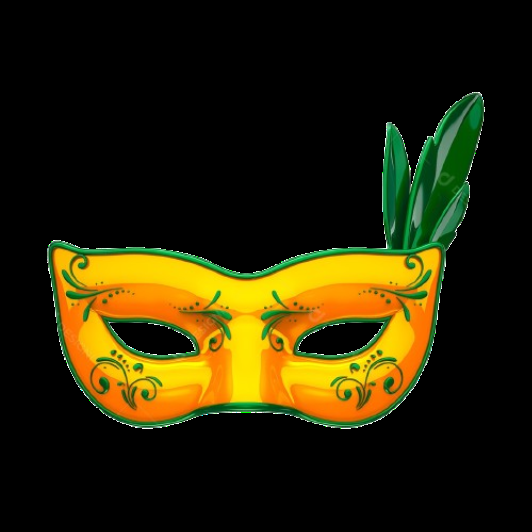
#> input picture image.png, 532 x 532 px, given in place of the camera
$ python aula_threshold.py
#> lines starting #> are read from the running program, lines starting #| are printed output that depends on the picture; after the words box and inside, x2 and y2 are one past the last pixel; in counts of white or black regions, pixels touching at a corner belong together
import cv2
import numpy as np

def nada(x):
    pass

def criar_histograma(imagem_gray):
    """Cria uma imagem do histograma da imagem em escala de cinza."""
    hist_h = 300
    hist_w = 512
    bin_w = int(round(hist_w / 256))

    hist_img = np.zeros((hist_h, hist_w, 3), dtype=np.uint8)

    hist = cv2.calcHist([imagem_gray], [0], None, [256], [0, 256])
    cv2.normalize(hist, hist, alpha=0, beta=hist_h, norm_type=cv2.NORM_MINMAX)

    for i in range(1, 256):
        cv2.line(hist_img,
                 (bin_w * (i - 1), hist_h - int(hist[i - 1])),
                 (bin_w * i, hist_h - int(hist[i])),
                 (255, 200, 0), 2)

    return hist_img

def main():
    cap = cv2.VideoCapture(0)

    if not cap.isOpened():
        print("Erro: Não foi possível acessar a webcam.")
        return

    cv2.namedWindow('Ajustes')

    cv2.createTrackbar('Limiar', 'Ajustes', 127, 255, nada)

    cv2.createTrackbar('Inverter', 'Ajustes', 0, 1, nada)

    print("Pressione 'q' para sair do programa.")

    while True:
        ret, frame = cap.read()
#> frame is the input picture: shape (532, 532, 3); mean B, G, R 5.2, 35.7, 41.8

        if not ret:
            print("Erro ao capturar imagem.")
            break

        gray = cv2.cvtColor(frame, cv2.COLOR_BGR2GRAY)
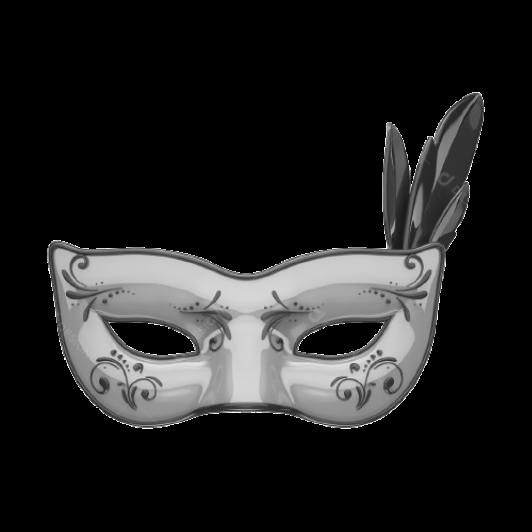
#> gray: shape (532, 532); min 0, max 255, mean 34

        valor_limiar = cv2.getTrackbarPos('Limiar', 'Ajustes')
        inverter = cv2.getTrackbarPos('Inverter', 'Ajustes')

        tipo_threshold = cv2.THRESH_BINARY
        if inverter == 1:
            tipo_threshold = cv2.THRESH_BINARY_INV

        ret_val, thresh_img = cv2.threshold(gray, valor_limiar, 255, tipo_threshold)
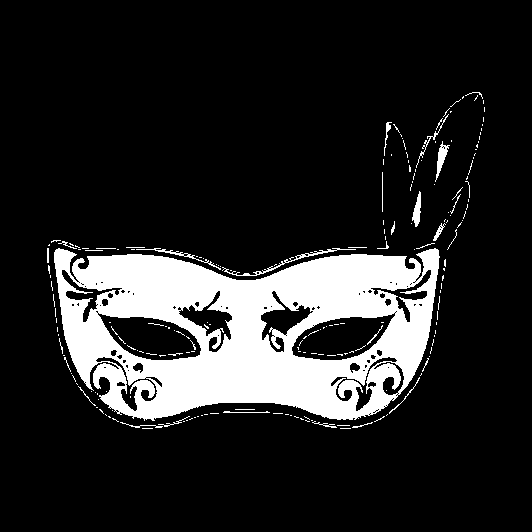
#> thresh_img: shape (532, 532); 15.5% white; 203 white regions (175 under 20 px), largest, box (x1, y1, x2, y2) and area: (54, 248, 440, 421) 41030, (222, 248, 356, 276) 316, (435, 141, 450, 182) 206
#> ret_val = 127


        texto = f"Limiar: {valor_limiar}"
        cv2.putText(thresh_img, texto, (10, 30), cv2.FONT_HERSHEY_SIMPLEX, 1, (255, 255, 255), 2)
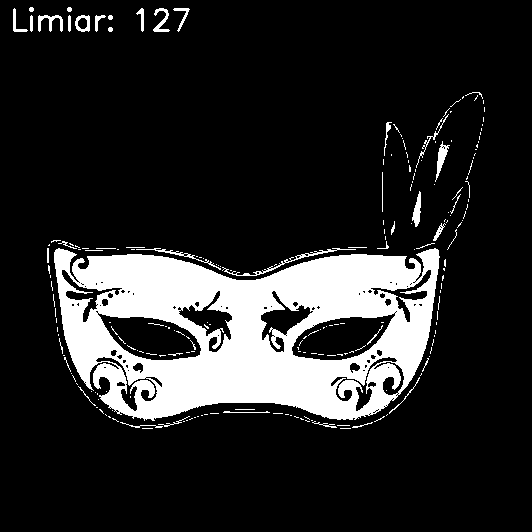
#> thresh_img: shape (532, 532); 15.9% white; 216 white regions (175 under 20 px), largest, box (x1, y1, x2, y2) and area: (54, 248, 440, 421) 41030, (222, 248, 356, 276) 316, (435, 141, 450, 182) 206

        histograma = criar_histograma(gray)
#> in criar_histograma, `hist = cv2.calcHist([imagem_gray], [0], None, [256], [0, 256])`: hist = 256 values, max 214955 at index 0, min 0 at index 1, mean 1105.6
#> after the loop in criar_histograma, `for i in range(1, 256):`:
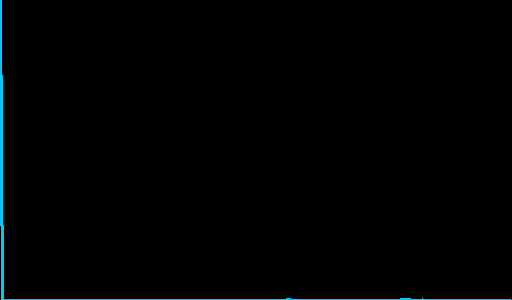
#> hist_img: shape (300, 512, 3); mean of channels 0, 1, 2 2.2, 1.8, 0; drawn as B, G, R

        cv2.imshow('1. Imagem Original (Colorida)', frame)
        cv2.imshow('2. Escala de Cinza (Intensidade)', gray)
        cv2.imshow('3. Resultado Threshold (Preto e Branco)', thresh_img)
        cv2.imshow('4. Histograma', histograma)

        if cv2.waitKey(1) & 0xFF == ord('q'):
#> (key q is pressed here)
            break
    cap.release()
    cv2.destroyAllWindows()

if __name__ == "__main__":
    main()
